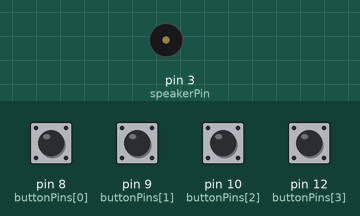
The sketch below on a simulated Arduino Uno, built with avr-gcc and run on an emulated ATmega328P. Parts: buzzer (waves = sounding). The inputs (shaded band) are chosen by the test bench; at power-on: pin 8 (buttonPins[0]), pin 9 (buttonPins[1]), pin 10 (buttonPins[2]), pin 12 (buttonPins[3]) LOW. What the sketch prints to the serial monitor is not drawn.

Above: at 1.2 s.
1.3 s: pin 8 (buttonPins[0]) pulled HIGH for 0.15 s
At 1.38 s:
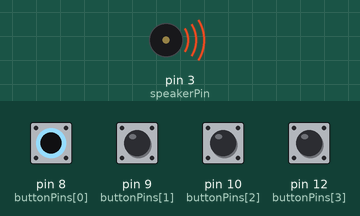
2.9 s: pin 9 (buttonPins[1]) pulled HIGH for 0.15 s
At 3.7 s:
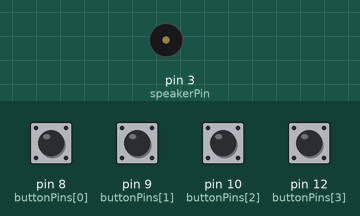
4.5 s: pin 10 (buttonPins[2]) pulled HIGH for 0.15 s
At 4.58 s:
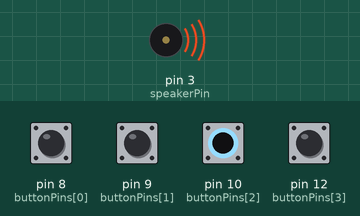
6.1 s: pin 12 (buttonPins[3]) pulled HIGH for 0.15 s
At 7.2 s:
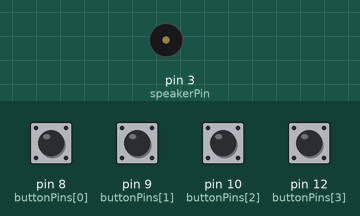
7.7 s: pin 8 (buttonPins[0]) pulled HIGH for 1 s
At 8.5 s:
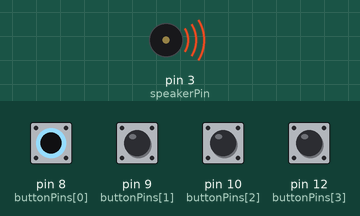
10.2 s: pin 9 (buttonPins[1]) pulled HIGH for 1 s
At 11.7 s:
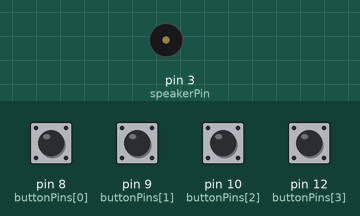
Timing chart, 0 to 13.2 s (numbered marks = the images above; inputs shaded):
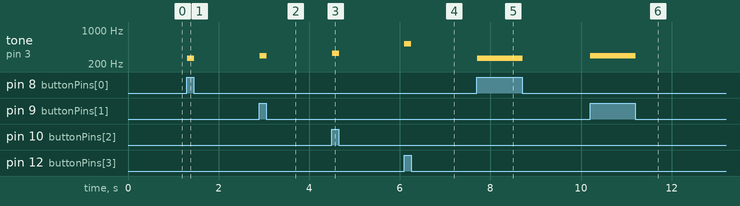

The sketch:

music_v1.ino
```cpp
#define C4 262
#define D4 294
#define E4 330
#define G4 392
#define C5 523
#define C3 131
int s[4]={C4,D4,E4,C5};
int buttonPins[5]={8,9,10,12};
int speakerPin=3;
void setup(){
  for(int i=0;i<4;i++)
    pinMode(buttonPins[i], INPUT);
  Serial.begin(9600);
}

void loop(){
  for(int i=0;i<4;i++){
    int k=digitalRead(buttonPins[i]);
    Serial.print(k);
    if(k) tone(speakerPin,s[i],10);
  }
}
```

Measured:
- after the input at 1.3 s, tone on pin 3 (speakerPin): silent → 262 Hz at once, → silent 0.16 s later
- after the input at 2.9 s, tone on pin 3 (speakerPin): silent → 294 Hz at once, → silent 0.16 s later
- after the input at 4.5 s, tone on pin 3 (speakerPin): silent → 330 Hz at once, → silent 0.16 s later
- after the input at 6.1 s, tone on pin 3 (speakerPin): silent → 523 Hz at once, → silent 0.16 s later
- after the input at 7.7 s, tone on pin 3 (speakerPin): silent → 262 Hz at once, → silent 1.0 s later
- after the input at 10.2 s, tone on pin 3 (speakerPin): silent → 294 Hz at once, → silent 1.0 s later
